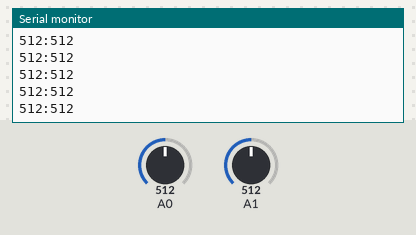
A sketch run on a simulated Arduino Uno, built with avr-gcc and run on an emulated ATmega328P. On the bench: the last lines printed to the serial monitor. The test bench sets the inputs (shaded band); at power-on: A0 = 512, A1 = 512.

Above: at 1.2 s.
1.3 s: A0 set to 716
At 2.2 s:
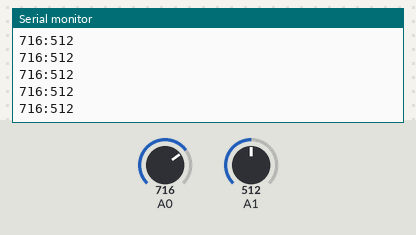
4.3 s: A1 set to 716
At 5.3 s:
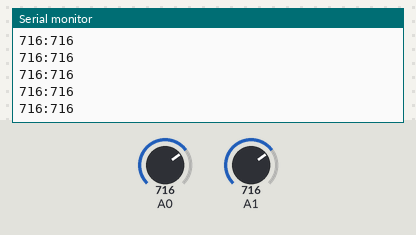
5.8 s: A0 set to 900
At 6.9 s:
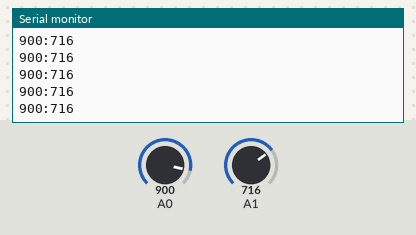
7.3 s: A1 set to 900
At 8.3 s:
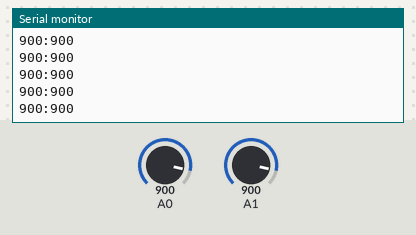
Timing chart, 0 to 9.8 s (numbered marks = the images above; inputs shaded):
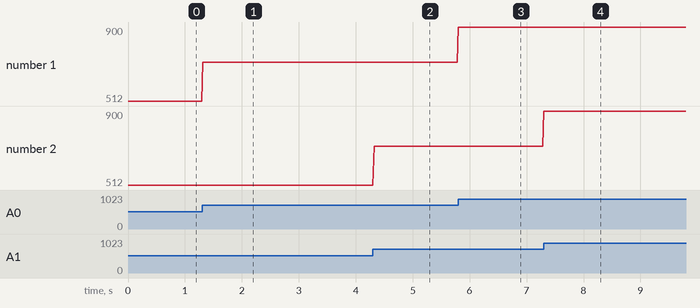

Measured:
- after the input at 1.3 s, the serial monitor: prints a new line at once (image 1)
- after the input at 4.3 s, the serial monitor: prints a new line at once (image 2)
- after the input at 5.8 s, the serial monitor: prints a new line at once (image 3)
- after the input at 7.3 s, the serial monitor: prints a new line at once (image 4)
- plotted number 1: 512 → 716 after the input at 1.3 s, 716 → 900 after the input at 5.8 s

The sketch:

cours3.ino
```cpp
void setup() {
  Serial.begin(115200);
}

void loop() {
  int signal0 = analogRead(0);
  int signal1 = analogRead(1);
  Serial.print(signal0);
  Serial.print(":");
  Serial.print(signal1);
  Serial.println();
  delay(20);
}
```
